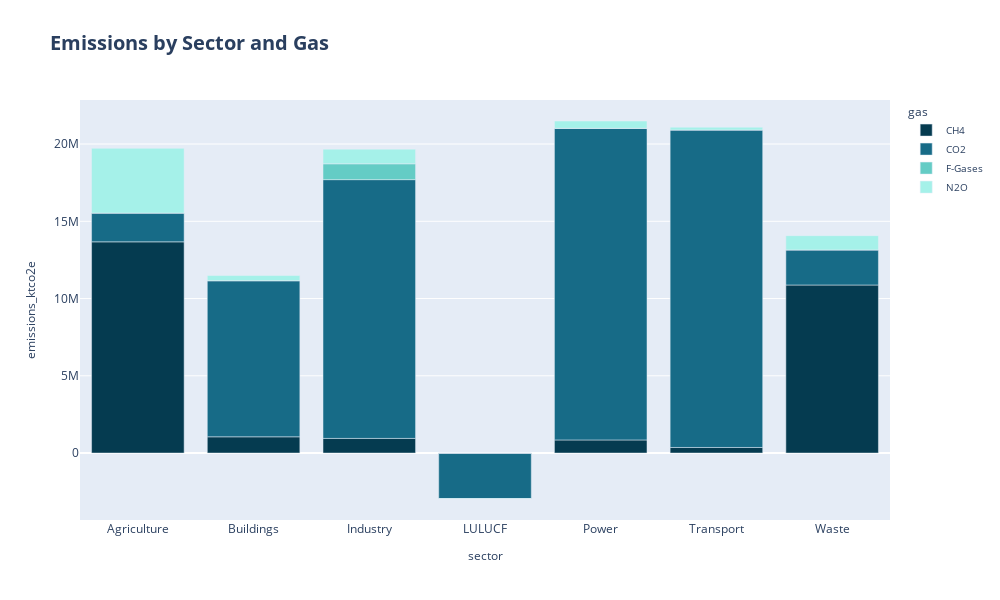

The cell this chart's notebook holds for it:
### Code cell
import plotly.express as px

df_sector = df.groupby(["sector", "gas"], as_index=False)["emissions_ktco2e"].sum()

custom_colors = ["#053B50", "#176B87", "#64CCC5", "#A5F1E9", "#98DED9", "#D1F8EF"]

fig = px.bar(
    df_sector, 
    x="sector", 
    y="emissions_ktco2e", 
    color="gas",
    width=1000,
    height=600,
    title="Emissions by Sector and Gas",
     
    color_discrete_sequence=custom_colors 
)
fig.update_layout(
    title_font_size=20,
       title_font_weight=700,
    
    xaxis_title_font_size=12,
    xaxis_title_font_weight=500,
    yaxis_title_font_size=12, 
    yaxis_title_font_weight=500,
    legend_font_size=10       
)

 
fig.show()

### Figure 1 — Plotly figure (JSON) as saved in the notebook; plotly's stock layout.template omitted (floating-point values rounded to 4 significant figures)
{"data": [{"alignmentgroup": "True", "hovertemplate": "gas=CH4<br>sector=%{x}<br>emissions_ktco2e=%{y}<extra></extra>", "legendgroup": "CH4", "marker": {"color": "#053B50", "pattern": {"shape": ""}}, "name": "CH4", "offsetgroup": "CH4", "orientation": "v", "showlegend": true, "textposition": "auto", "type": "bar", "x": ["Agriculture", "Buildings", "Industry", "LULUCF", "Power", "Transport", "Waste"], "xaxis": "x", "y": [13670000.0, 1051000.0, 947600.0, -25930.0, 848600.0, 360900.0, 10880000.0], "yaxis": "y"}, {"alignmentgroup": "True", "hovertemplate": "gas=CO2<br>sector=%{x}<br>emissions_ktco2e=%{y}<extra></extra>", "legendgroup": "CO2", "marker": {"color": "#176B87", "pattern": {"shape": ""}}, "name": "CO2", "offsetgroup": "CO2", "orientation": "v", "showlegend": true, "textposition": "auto", "type": "bar", "x": ["Agriculture", "Buildings", "Industry", "LULUCF", "Power", "Transport", "Waste"], "xaxis": "x", "y": [1864000.0, 10110000.0, 16750000.0, -2918000.0, 20170000.0, 20550000.0, 2273000.0], "yaxis": "y"}, {"alignmentgroup": "True", "hovertemplate": "gas=F-Gases<br>sector=%{x}<br>emissions_ktco2e=%{y}<extra></extra>", "legendgroup": "F-Gases", "marker": {"color": "#64CCC5", "pattern": {"shape": ""}}, "name": "F-Gases", "offsetgroup": "F-Gases", "orientation": "v", "showlegend": true, "textposition": "auto", "type": "bar", "x": ["Agriculture", "Buildings", "Industry", "LULUCF", "Power", "Transport", "Waste"], "xaxis": "x", "y": [0, 0, 1025000.0, 0, 0, 0, 0], "yaxis": "y"}, {"alignmentgroup": "True", "hovertemplate": "gas=N2O<br>sector=%{x}<br>emissions_ktco2e=%{y}<extra></extra>", "legendgroup": "N2O", "marker": {"color": "#A5F1E9", "pattern": {"shape": ""}}, "name": "N2O", "offsetgroup": "N2O", "orientation": "v", "showlegend": true, "textposition": "auto", "type": "bar", "x": ["Agriculture", "Buildings", "Industry", "LULUCF", "Power", "Transport", "Waste"], "xaxis": "x", "y": [4187000.0, 333800.0, 946400.0, -30220.0, 472300.0, 181100.0, 920500.0], "yaxis": "y"}], "layout": {"barmode": "relative", "height": 600, "legend": {"font": {"size": 10}, "title": {"text": "gas"}, "tracegroupgap": 0}, "title": {"font": {"size": 20, "weight": 700}, "text": "Emissions by Sector and Gas"}, "width": 1000, "xaxis": {"anchor": "y", "domain": [0, 1], "title": {"font": {"size": 12, "weight": 500}, "text": "sector"}}, "yaxis": {"anchor": "x", "domain": [0, 1], "title": {"font": {"size": 12, "weight": 500}, "text": "emissions_ktco2e"}}}}
